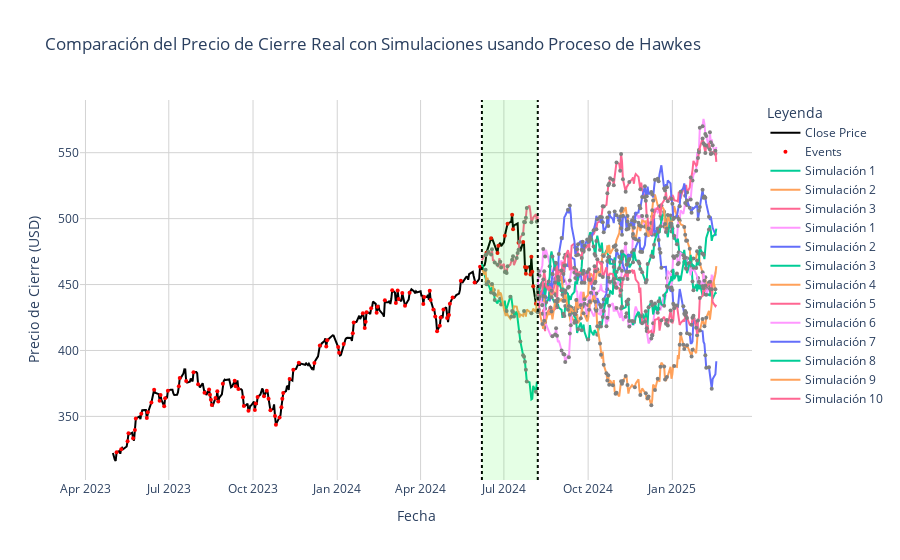

Here is the notebook cell this chart was saved with:
### Code cell
import yfinance as yf
import numpy as np
import plotly.graph_objects as go
import pandas as pd
from datetime import datetime,timedelta
from dateutil.relativedelta import relativedelta

def obtener_fecha_dos_meses_antes(fecha_str):
    fecha = datetime.strptime(fecha_str, '%Y-%m-%d')
    fecha_dos_meses_antes = fecha - relativedelta(months=2)
    
    # Ajustar si la fecha cae en sábado o domingo
    if fecha_dos_meses_antes.weekday() == 5:  # Sábado
        fecha_dos_meses_antes -= timedelta(days=1)
    elif fecha_dos_meses_antes.weekday() == 6:  # Domingo
        fecha_dos_meses_antes -= timedelta(days=2)
    
    return fecha_dos_meses_antes.strftime('%Y-%m-%d')
inicio_validacion = obtener_fecha_dos_meses_antes(ahora)
# Cargar datos
#data = yf.download('AAPL', start='2023-01-01', end='2024-01-01')

def contar_dias_habiles(fecha_inicio_str, fecha_fin_str):
    fecha_inicio = datetime.strptime(fecha_inicio_str, '%Y-%m-%d')
    fecha_fin = datetime.strptime(fecha_fin_str, '%Y-%m-%d')

    # Asegurarse de que fecha_inicio es menor o igual a fecha_fin
    if fecha_inicio > fecha_fin:
        fecha_inicio, fecha_fin = fecha_fin, fecha_inicio

    total_dias_habiles = 0
    current_date = fecha_inicio

    while current_date <= fecha_fin:
        if current_date.weekday() < 5:  # Lunes a Viernes son 0-4
            total_dias_habiles += 1
        current_date += timedelta(days=1)

    return total_dias_habiles


# Calcular los retornos diarios
data['Return'] = data['Close'].pct_change()

# Establecer un umbral para detectar eventos (e.g., 1% de cambio)
threshold = 0.01

eventos_si_no = data['Return'].abs() > threshold

# Crear una serie de eventos basada en el umbral
events = data.index[eventos_si_no]

# Función para calcular la intensidad del proceso de Hawkes
def funcion_intensidad(mu, alpha, beta, eventos, tiempos):
    # Calcula la intensidad actual del proceso de Hawkes
    return mu + alpha * np.sum(eventos * np.exp(-beta * (len(eventos) + 1 - tiempos)))

# Simulación de precios de cierre usando el proceso de Hawkes
def simulated_hawkes_closing_prices(eventos, lambda_0, alpha, beta, initial_price, daily_volatility, start_date, num_days=30):
    number_events = len(eventos)
    
    eventos_historicos = list(eventos)  # Convertir a lista para modificarla

    # Crear un array de tiempos para los eventos históricos
    historical_times = np.arange(1, number_events + 1)

    # Lista para almacenar precios de cierre
    prices = [initial_price]

    current_intensity = lambda_0  # Intensidad actual
    
    simulated_events = np.zeros(1)
    
    for i in range(1, num_days + 1):
        # Actualiza los tiempos históricos añadiendo el nuevo tiempo
        historical_times = np.append(historical_times, number_events + i)

        P = 1 - np.exp(-current_intensity)
        
        price_change = 0  # Inicializar el cambio de precio para el día
        
        if np.random.uniform() < P:
            eventos_historicos.append(1)
            # Calcula el cambio de precio basado en el número de eventos
            event_price_change = np.random.normal(loc=0, scale=daily_volatility)
            price_change += event_price_change
            simulated_events = np.append(simulated_events, 1)
        else:
            simulated_events = np.append(simulated_events, 0)
            eventos_historicos.append(0)

        # Actualiza la intensidad actual del proceso de Hawkes
        current_intensity = funcion_intensidad(lambda_0, alpha, beta, eventos_historicos, historical_times)
        
        price_change += np.random.normal(loc=0, scale=daily_volatility)
        new_price = prices[-1] + price_change
        prices.append(new_price)

    # Generar las fechas desde la fecha de inicio
    dates = pd.bdate_range(start=start_date, periods=num_days)#dates = pd.date_range(start=start_date, periods=num_days + 1)  # +1 para incluir el día inicial

    return dates, prices, simulated_events

# Parámetros del modelo
lambda_0 = 0.5  # Intensidad base
alpha = 0.8     # Impacto del evento
beta = 1.5      # Tasa de decaimiento
initial_price = data['Close'][-1]  # Precio inicial
daily_volatility = data['Close'].std()/10  # Volatilidad diaria
num_days = 140  # Número de días
start_date = ahora  # Fecha de inicio

# Inicializar la lista de eventos
events = eventos_si_no

# Simulación de múltiples trayectorias
num_simulations = 10  # Número de simulaciones que quieres realizar
all_simulations = []  # Almacena todas las simulaciones

for _ in range(num_simulations):
    dates, prices, simulated_events = simulated_hawkes_closing_prices(events, lambda_0, alpha, beta, initial_price, daily_volatility, start_date, num_days)
    all_simulations.append((dates, prices, simulated_events))

# Crear un gráfico combinado de Plotly
combined_fig = go.Figure()

# Añadir las líneas verticales punteadas en las fechas indicadas
combined_fig.add_shape(
    type="line",
    x0=inicio_validacion,
    y0=0,
    x1=inicio_validacion,
    y1=1,
    xref='x',
    yref='paper',
    line=dict(color="black", width=2, dash="dot")
)
combined_fig.add_shape(
    type="line",
    x0=ahora,
    y0=0,
    x1=ahora,
    y1=1,
    xref='x',
    yref='paper',
    line=dict(color="black", width=2, dash="dot")
)

# Añadir el área sombreada entre las dos fechas indicadas
combined_fig.add_shape(
    type="rect",
    x0=inicio_validacion,
    y0=0,
    x1=ahora,
    y1=1,
    xref='x',
    yref='paper',
    fillcolor="rgba(0, 255, 0, 0.1)",
    line=dict(width=0)
)



# Añadir la línea del precio de cierre real
combined_fig.add_trace(go.Scatter(
    x=data.index, 
    y=data['Close'], 
    mode='lines', 
    name='Close Price',
    line=dict(color='black')
))

# Añadir los eventos detectados como puntos en el gráfico real
combined_fig.add_trace(go.Scatter(
    x=events[events].index,
    y=data.loc[events, 'Close'], 
    mode='markers', 
    name='Events',
    marker=dict(color='red', size=4)
))
print(events)
# Añadir cada simulación como una línea separada

####

# Parámetros del modelo
lambda_0_tests = lambda_0  # Intensidad base
alpha_tests = alpha     # Impacto del evento
beta_tests = beta      # Tasa de decaimiento
Close_tests = data['Close']
Close_tests = Close_tests[Close_tests.index <= inicio_validacion]

initial_price_tests = Close_tests[-1]  # Precio inicial
daily_volatility_tests = Close_tests.std()/10  # Volatilidad diaria
num_days_tests = contar_dias_habiles(inicio_validacion,ahora)  # Número de días
start_date_tests = inicio_validacion  # Fecha de inicio

# Inicializar la lista de eventos
events_tests = eventos_si_no[eventos_si_no.index <= inicio_validacion]


# Simulación de múltiples trayectorias
num_simulations_tests = 3  # Número de simulaciones que quieres realizar
all_simulations_tests = []  # Almacena todas las simulaciones

for _ in range(num_simulations_tests):
    dates_tests, prices_tests, simulated_events_tests = simulated_hawkes_closing_prices(events_tests, lambda_0_tests, alpha_tests, beta_tests, initial_price_tests, daily_volatility_tests, start_date_tests, num_days_tests)
    all_simulations_tests.append((dates_tests, prices_tests, simulated_events_tests))

for idx, (dates_tests, prices_tests, simulated_events_tests) in enumerate(all_simulations_tests):
    # Añadir la línea de precios de cierre para cada simulación
    combined_fig.add_trace(go.Scatter(
        x=dates_tests,
        y=prices_tests[1:],  # Saltar el precio inicial para ajustar la longitud de la serie temporal
        mode='lines',
        name=f'Simulación {idx + 1}',
        line=dict(width=2)  # Cambiar el ancho de línea si lo deseas
    ))

    # Identificar los tiempos de eventos (donde los eventos son 1)
    event_dates_tests = [dates_tests[i-1] for i, e in enumerate(simulated_events_tests) if e == 1 and i < num_days_tests]

    # Añadir el scatter plot para eventos de cada simulación
    combined_fig.add_trace(go.Scatter(
        x=event_dates_tests,
        y=[prices_tests[i] for i, e in enumerate(simulated_events_tests) if e == 1 and i < num_days_tests],
        mode='markers',
        marker=dict(color='gray', symbol='0', size=4),
        showlegend=False
    ))



####

for idx, (dates, prices, simulated_events) in enumerate(all_simulations):
    # Añadir la línea de precios de cierre para cada simulación
    combined_fig.add_trace(go.Scatter(
        x=dates,
        y=prices[1:],  # Saltar el precio inicial para ajustar la longitud de la serie temporal
        mode='lines',
        name=f'Simulación {idx + 1}',
        line=dict(width=2)  # Cambiar el ancho de línea si lo deseas
    ))

    # Identificar los tiempos de eventos (donde los eventos son 1)
    event_dates = [dates[i-1] for i, e in enumerate(simulated_events) if e == 1 and i < num_days]

    # Añadir el scatter plot para eventos de cada simulación
    combined_fig.add_trace(go.Scatter(
        x=event_dates,
        y=[prices[i] for i, e in enumerate(simulated_events) if e == 1 and i < num_days],
        mode='markers',
        marker=dict(color='gray', symbol='0', size=4),
        showlegend=False
    ))

# Actualizar el diseño del gráfico combinado
combined_fig.update_layout(
    title='Comparación del Precio de Cierre Real con Simulaciones usando Proceso de Hawkes',
    xaxis_title='Fecha',
    yaxis_title='Precio de Cierre (USD)',
    legend_title='Leyenda',
    template='plotly_white',
    xaxis=dict(
        showgrid=True,
        gridcolor='lightgrey'
    ),
    yaxis=dict(
        showgrid=True,
        gridcolor='lightgrey'
    )
)

# Mostrar el gráfico combinado
combined_fig.show()
